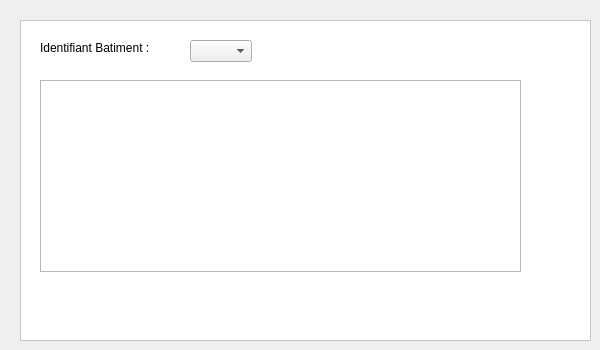
        <widget class="QWidget" name="Supprimerunclasse_2">
         <attribute name="title">
          <string>supprimer un batiment</string>
         </attribute>
         <widget class="QPushButton" name="pb_supprimer_classe_2">
          <property name="geometry">
           <rect>
            <x>400</x>
            <y>280</y>
            <width>111</width>
            <height>23</height>
           </rect>
          </property>
          <property name="styleSheet">
           <string notr="true">border-radius: 10px;
background-color: rgb(0, 85, 0);
color: white</string>
          </property>
          <property name="text">
           <string>Supprimer</string>
          </property>
         </widget>
         <widget class="QTableView" name="tableview_6">
          <property name="geometry">
           <rect>
            <x>20</x>
            <y>20</y>
            <width>571</width>
            <height>321</height>
           </rect>
          </property>
          <property name="styleSheet">
           <string notr="true">background-color: white;
font-size: 15px</string>
          </property>
         </widget>
         <widget class="QLabel" name="id_el_supp_6">
          <property name="geometry">
           <rect>
            <x>40</x>
            <y>40</y>
            <width>141</width>
            <height>16</height>
           </rect>
          </property>
          <property name="styleSheet">
           <string notr="true">background-color: rgb(255, 255, 255);</string>
          </property>
          <property name="text">
           <string>Identifiant Batiment :</string>
          </property>
         </widget>
         <widget class="QComboBox" name="combo_batiment_supp">
          <property name="geometry">
           <rect>
            <x>190</x>
            <y>40</y>
            <width>62</width>
            <height>22</height>
           </rect>
          </property>
         </widget>
         <widget class="QTableView" name="tab_batiment_supp">
          <property name="geometry">
           <rect>
            <x>40</x>
            <y>80</y>
            <width>481</width>
            <height>192</height>
           </rect>
          </property>
         </widget>
        </widget>
